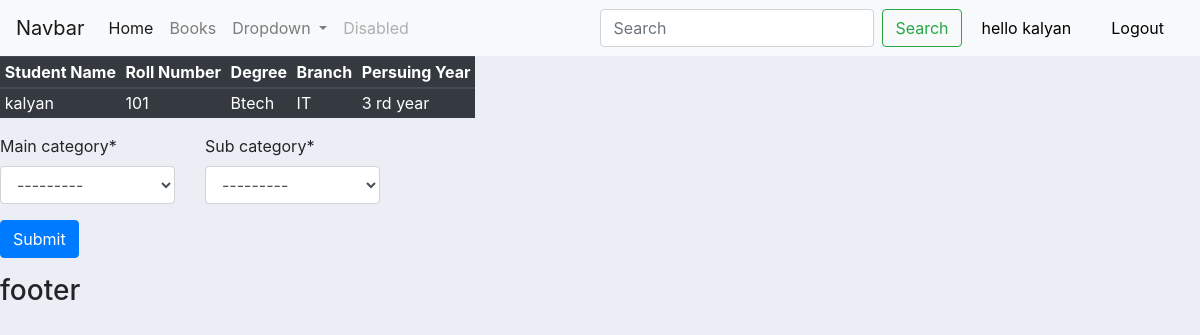
The page /books/ (signed in) on the database its author committed.
### library/models.py (models this page shows, shortened)
class Student(models.Model):
    user = models.OneToOneField(User, on_delete=models.CASCADE, null=True, blank=True)
    name = models.CharField(max_length=200, null=True)
    roll_num = models.CharField(max_length=200, null=True)
    studying = models.CharField(max_length=200, null=True)
    branch = models.CharField(max_length=200, null=True)
    pyr = models.CharField(max_length=200,null=True)
    '''
    @receiver(post_save, sender=User)
    def create_student(sender, instance, created, **kwargs):
        if created:
            Student.objects.create(user=instance)
        instance.student.save()
    '''

### library/views.py (the view)
# urls.py: path("books/", views.books, name="books"),
@login_required(login_url="login")
def books(request):
    std_details = Student.objects.filter(name=request.user)
    form1 = BookForm()
    if request.method == "POST":
        print(request.POST)
        qs = request.POST
        form = BookForm(request.POST)
        if form.is_valid():
            main_category_id = qs["main_category"]
            sub_category1 = qs["sub_category"]
            print(main_category_id)
            print(sub_category1)
            mc = BookMainCategory.objects.get(id=main_category_id)
            sc = BookSubCategory.objects.get(id=sub_category1)
            fb =   Book.objects.filter(main_category=mc).filter(sub_category__sub_category_name=sc)
            context = {"fb":fb, "form":form1, "std_details":std_details}
            return render(request, "books.html", context)
    else:
        context = {"form":form1, "std_details":std_details}
        return render(request, "books.html", context)

### library/forms.py
class BookForm(ModelForm):
    class Meta:
        model = Book
        fields = {'main_category', 'sub_category'}
    def __init__(self, *args, **kwargs):
        super().__init__(*args, **kwargs)
        self.fields['sub_category'].queryset = BookSubCategory.objects.none()
        if 'main_category' in self.data:
            try:
                main_category_id = int(self.data.get('main_category'))
                self.fields['sub_category'].queryset = BookSubCategory.objects.filter(main_category_id=main_category_id)#.order_by('name')
            except (ValueError, TypeError):
                pass  # invalid input from the client; ignore and fallback to empty City queryset
        elif self.instance.pk:
            self.fields['sub_category'].queryset = self.instance.main_category.sub_category_set#.order_by('name')

### library/models.py (called while the page is built)
    def __str__(self):
        return self.category_name

### library/templates/books.html (shortened to what this page needs)
{% extends "main.html" %}
{% block content %}
<body>
	<div>
		<table style="width: auto;" class="table table-sm table-dark">
			<thead>
				<tr>
					<th scope="col" >Student Name</th>
					<th scope="col">Roll Number</th>
					<th scope="col">Degree</th>
					<th scope="col">Branch</th>
					<th scope="col">Persuing Year</th>
				</tr>
			</thead>
			{% for std in std_details %}
			<tr>
				<td>{{std.name}}</td>
				<td>{{std.roll_num}}</td>
				<td>{{std.studying}}</td>
				<td>{{std.branch}}</td>
				<td>{{std.pyr}}</td>
			</tr>
			{% endfor %}
		</table>
	</div>
	{% load crispy_forms_tags %}
		<form action="" id="bookform" data-subcat-url="{% url 'ajax_load_subcat' %}" method="POST">
			<div class="row">
				<div class="col-2">
					{{form.main_category | as_crispy_field}}
				</div>
				<div class="col-2">
					{{form.sub_category | as_crispy_field}}
				</div>
			</div>
			<input class="btn btn-primary" type="Submit" name="Submit">
		</form>
</body>
{% endblock %}

### library/templates/nav.html (shortened to what this page needs)
<nav class="navbar navbar-expand-lg navbar-light bg-light">
  <a class="navbar-brand" href="#">Navbar</a>
  <div class="collapse navbar-collapse" id="navbarSupportedContent">
    <ul class="navbar-nav mr-auto">
      <li class="nav-item active">
        <a class="nav-link" href="{% url 'home' %}">Home <span class="sr-only">(current)</span></a>
      </li>
      <li class="nav-item">
        <a class="nav-link" href="{% url 'books' %}">Books</a>
      </li>
      <li class="nav-item dropdown">
        <a class="nav-link dropdown-toggle" href="#" id="navbarDropdown" role="button" data-toggle="dropdown" aria-haspopup="true" aria-expanded="false">
          Dropdown
        </a>
      </li>
      <li class="nav-item">
        <a class="nav-link disabled" href="#">Disabled</a>
      </li>
    </ul>
    <form class="form-inline my-2 my-lg-0">
      <input class="form-control mr-sm-2" type="search" placeholder="Search" aria-label="Search">
      <button class="btn btn-outline-success my-2 my-sm-0" type="submit">Search</button>
    </form>
  <span class="hellowuser"> hello {{request.user}} </span>
	<a class="hellowuser" href="{% url 'logout' %}"> Logout </a>
  </div>
</nav>

### static/css/main.css (style rules this page uses)
body { background-color: #ebeff5; }
.hellowuser { color: white; }

### library/templates/nav.html (style rules this page uses)
.hellowuser { color: black; margin-right: 20px; margin-left: 20px; }

### rows shown on the page
Student: name "kalyan", roll_num "101", studying "Btech", branch "IT", pyr "3 rd year"

### other values the page prints
{{ request.user }} "kalyan"
